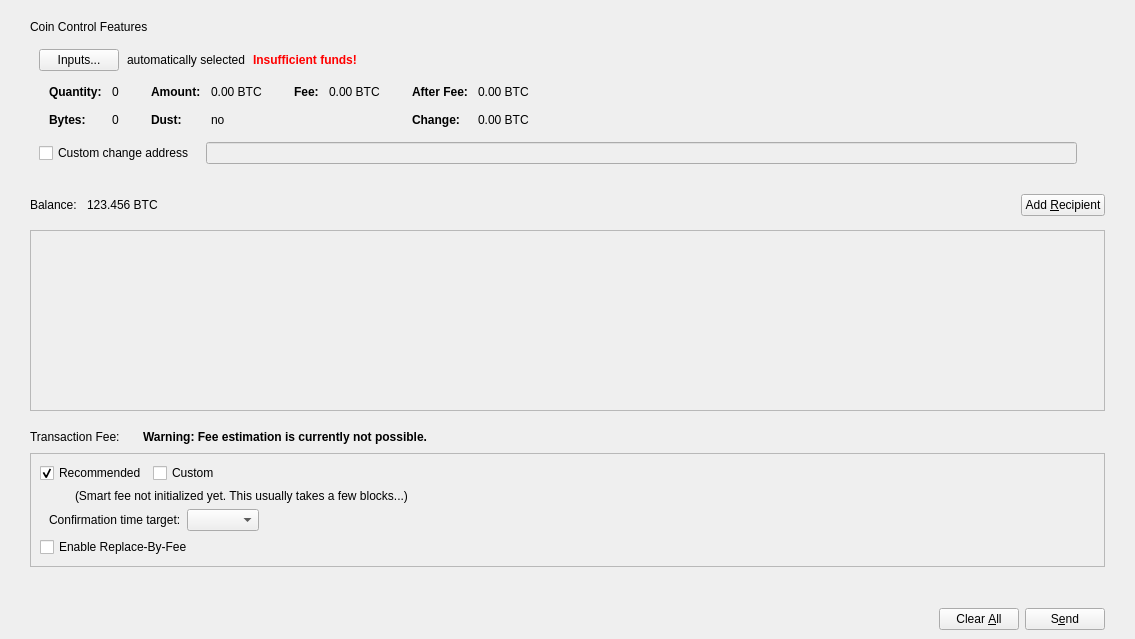
<?xml version="1.0" encoding="UTF-8"?>
<ui version="4.0">
 <class>SendCoinsDialog</class>
 <widget class="QDialog" name="SendCoinsDialog">
  <property name="geometry">
   <rect>
    <x>0</x>
    <y>0</y>
    <width>1135</width>
    <height>639</height>
   </rect>
  </property>
  <property name="windowTitle">
   <string>Send Coins</string>
  </property>
  <layout class="QVBoxLayout" name="verticalLayout_6">
   <property name="leftMargin">
    <number>0</number>
   </property>
   <property name="rightMargin">
    <number>0</number>
   </property>
   <property name="bottomMargin">
    <number>0</number>
   </property>
   <item>
    <layout class="QVBoxLayout" name="verticalLayout_11">
     <property name="leftMargin">
      <number>30</number>
     </property>
     <property name="topMargin">
      <number>9</number>
     </property>
     <property name="rightMargin">
      <number>30</number>
     </property>
     <item>
      <widget class="QWidget" name="coinControlWidget" native="true">
       <layout class="QVBoxLayout" name="verticalLayout_9">
        <property name="leftMargin">
         <number>0</number>
        </property>
        <property name="topMargin">
         <number>0</number>
        </property>
        <property name="rightMargin">
         <number>0</number>
        </property>
        <property name="bottomMargin">
         <number>0</number>
        </property>
        <item>
         <widget class="QLabel" name="label_2">
          <property name="text">
           <string>Coin Control Features</string>
          </property>
         </widget>
        </item>
        <item>
         <widget class="QWidget" name="coinControlContentsWidget" native="true">
          <layout class="QVBoxLayout" name="verticalLayout_8">
           <property name="bottomMargin">
            <number>6</number>
           </property>
           <item>
            <layout class="QVBoxLayout" name="verticalLayoutCoinControl" stretch="0,0,0,1">
             <property name="spacing">
              <number>0</number>
             </property>
             <item>
              <layout class="QHBoxLayout" name="horizontalLayoutCoinControl2" stretch="0,0,0,0">
               <property name="spacing">
                <number>8</number>
               </property>
               <property name="bottomMargin">
                <number>10</number>
               </property>
               <item>
                <widget class="QPushButton" name="pushButtonCoinControl">
                 <property name="styleSheet">
                  <string notr="true"/>
                 </property>
                 <property name="text">
                  <string>Inputs...</string>
                 </property>
                 <property name="autoDefault">
                  <bool>false</bool>
                 </property>
                </widget>
               </item>
               <item>
                <widget class="QLabel" name="labelCoinControlAutomaticallySelected">
                 <property name="text">
                  <string>automatically selected</string>
                 </property>
                 <property name="margin">
                  <number>5</number>
                 </property>
                </widget>
               </item>
               <item>
                <widget class="QLabel" name="labelCoinControlInsuffFunds">
                 <property name="font">
                  <font>
                   <weight>75</weight>
                   <bold>true</bold>
                  </font>
                 </property>
                 <property name="styleSheet">
                  <string notr="true">color:red;font-weight:bold;</string>
                 </property>
                 <property name="text">
                  <string>Insufficient funds!</string>
                 </property>
                 <property name="margin">
                  <number>5</number>
                 </property>
                </widget>
               </item>
               <item>
                <spacer name="horizontalSpacerCoinControl">
                 <property name="orientation">
                  <enum>Qt::Horizontal</enum>
                 </property>
                 <property name="sizeHint" stdset="0">
                  <size>
                   <width>40</width>
                   <height>1</height>
                  </size>
                 </property>
                </spacer>
               </item>
              </layout>
             </item>
             <item>
              <widget class="QWidget" name="widgetCoinControl" native="true">
               <property name="sizePolicy">
                <sizepolicy hsizetype="Preferred" vsizetype="Preferred">
                 <horstretch>0</horstretch>
                 <verstretch>0</verstretch>
                </sizepolicy>
               </property>
               <property name="minimumSize">
                <size>
                 <width>0</width>
                 <height>0</height>
                </size>
               </property>
               <property name="styleSheet">
                <string notr="true"/>
               </property>
               <layout class="QHBoxLayout" name="horizontalLayoutCoinControl5">
                <property name="leftMargin">
                 <number>0</number>
                </property>
                <property name="topMargin">
                 <number>0</number>
                </property>
                <property name="rightMargin">
                 <number>0</number>
                </property>
                <property name="bottomMargin">
                 <number>0</number>
                </property>
                <item>
                 <layout class="QHBoxLayout" name="horizontalLayoutCoinControl3" stretch="0,0,0,1">
                  <property name="spacing">
                   <number>20</number>
                  </property>
                  <property name="topMargin">
                   <number>0</number>
                  </property>
                  <property name="bottomMargin">
                   <number>10</number>
                  </property>
                  <item>
                   <layout class="QFormLayout" name="formLayoutCoinControl1">
                    <property name="horizontalSpacing">
                     <number>10</number>
                    </property>
                    <property name="verticalSpacing">
                     <number>14</number>
                    </property>
                    <property name="leftMargin">
                     <number>10</number>
                    </property>
                    <property name="topMargin">
                     <number>4</number>
                    </property>
                    <property name="rightMargin">
                     <number>6</number>
                    </property>
                    <item row="0" column="0">
                     <widget class="QLabel" name="labelCoinControlQuantityText">
                      <property name="font">
                       <font>
                        <weight>75</weight>
                        <bold>true</bold>
                       </font>
                      </property>
                      <property name="text">
                       <string>Quantity:</string>
                      </property>
                      <property name="margin">
                       <number>0</number>
                      </property>
                     </widget>
                    </item>
                    <item row="0" column="1">
                     <widget class="QLabel" name="labelCoinControlQuantity">
                      <property name="cursor">
                       <cursorShape>IBeamCursor</cursorShape>
                      </property>
                      <property name="contextMenuPolicy">
                       <enum>Qt::ActionsContextMenu</enum>
                      </property>
                      <property name="text">
                       <string notr="true">0</string>
                      </property>
                      <property name="margin">
                       <number>0</number>
                      </property>
                      <property name="textInteractionFlags">
                       <set>Qt::LinksAccessibleByMouse|Qt::TextSelectableByMouse</set>
                      </property>
                     </widget>
                    </item>
                    <item row="1" column="0">
                     <widget class="QLabel" name="labelCoinControlBytesText">
                      <property name="font">
                       <font>
                        <weight>75</weight>
                        <bold>true</bold>
                       </font>
                      </property>
                      <property name="text">
                       <string>Bytes:</string>
                      </property>
                     </widget>
                    </item>
                    <item row="1" column="1">
                     <widget class="QLabel" name="labelCoinControlBytes">
                      <property name="cursor">
                       <cursorShape>IBeamCursor</cursorShape>
                      </property>
                      <property name="contextMenuPolicy">
                       <enum>Qt::ActionsContextMenu</enum>
                      </property>
                      <property name="text">
                       <string notr="true">0</string>
                      </property>
                      <property name="textInteractionFlags">
                       <set>Qt::LinksAccessibleByMouse|Qt::TextSelectableByMouse</set>
                      </property>
                     </widget>
                    </item>
                   </layout>
                  </item>
                  <item>
                   <layout class="QFormLayout" name="formLayoutCoinControl2">
                    <property name="horizontalSpacing">
                     <number>10</number>
                    </property>
                    <property name="verticalSpacing">
                     <number>14</number>
                    </property>
                    <property name="leftMargin">
                     <number>6</number>
                    </property>
                    <property name="topMargin">
                     <number>4</number>
                    </property>
                    <property name="rightMargin">
                     <number>6</number>
                    </property>
                    <item row="0" column="0">
                     <widget class="QLabel" name="labelCoinControlAmountText">
                      <property name="font">
                       <font>
                        <weight>75</weight>
                        <bold>true</bold>
                       </font>
                      </property>
                      <property name="text">
                       <string>Amount:</string>
                      </property>
                      <property name="margin">
                       <number>0</number>
                      </property>
                     </widget>
                    </item>
                    <item row="0" column="1">
                     <widget class="QLabel" name="labelCoinControlAmount">
                      <property name="cursor">
                       <cursorShape>IBeamCursor</cursorShape>
                      </property>
                      <property name="contextMenuPolicy">
                       <enum>Qt::ActionsContextMenu</enum>
                      </property>
                      <property name="text">
                       <string notr="true">0.00 BTC</string>
                      </property>
                      <property name="textInteractionFlags">
                       <set>Qt::LinksAccessibleByMouse|Qt::TextSelectableByMouse</set>
                      </property>
                     </widget>
                    </item>
                    <item row="1" column="0">
                     <widget class="QLabel" name="labelCoinControlLowOutputText">
                      <property name="font">
                       <font>
                        <weight>75</weight>
                        <bold>true</bold>
                       </font>
                      </property>
                      <property name="text">
                       <string>Dust:</string>
                      </property>
                     </widget>
                    </item>
                    <item row="1" column="1">
                     <widget class="QLabel" name="labelCoinControlLowOutput">
                      <property name="cursor">
                       <cursorShape>IBeamCursor</cursorShape>
                      </property>
                      <property name="contextMenuPolicy">
                       <enum>Qt::ActionsContextMenu</enum>
                      </property>
                      <property name="text">
                       <string notr="true">no</string>
                      </property>
                      <property name="textInteractionFlags">
                       <set>Qt::LinksAccessibleByMouse|Qt::TextSelectableByMouse</set>
                      </property>
                     </widget>
                    </item>
                   </layout>
                  </item>
                  <item>
                   <layout class="QFormLayout" name="formLayoutCoinControl3">
                    <property name="horizontalSpacing">
                     <number>10</number>
                    </property>
                    <property name="verticalSpacing">
                     <number>14</number>
                    </property>
                    <property name="leftMargin">
                     <number>6</number>
                    </property>
                    <property name="topMargin">
                     <number>4</number>
                    </property>
                    <property name="rightMargin">
                     <number>6</number>
                    </property>
                    <item row="0" column="0">
                     <widget class="QLabel" name="labelCoinControlFeeText">
                      <property name="font">
                       <font>
                        <weight>75</weight>
                        <bold>true</bold>
                       </font>
                      </property>
                      <property name="text">
                       <string>Fee:</string>
                      </property>
                      <property name="margin">
                       <number>0</number>
                      </property>
                     </widget>
                    </item>
                    <item row="0" column="1">
                     <widget class="QLabel" name="labelCoinControlFee">
                      <property name="cursor">
                       <cursorShape>IBeamCursor</cursorShape>
                      </property>
                      <property name="contextMenuPolicy">
                       <enum>Qt::ActionsContextMenu</enum>
                      </property>
                      <property name="text">
                       <string notr="true">0.00 BTC</string>
                      </property>
                      <property name="textInteractionFlags">
                       <set>Qt::LinksAccessibleByMouse|Qt::TextSelectableByMouse</set>
                      </property>
                     </widget>
                    </item>
                   </layout>
                  </item>
                  <item>
                   <layout class="QFormLayout" name="formLayoutCoinControl4">
                    <property name="horizontalSpacing">
                     <number>10</number>
                    </property>
                    <property name="verticalSpacing">
                     <number>14</number>
                    </property>
                    <property name="leftMargin">
                     <number>6</number>
                    </property>
                    <property name="topMargin">
                     <number>4</number>
                    </property>
                    <property name="rightMargin">
                     <number>6</number>
                    </property>
                    <item row="0" column="0">
                     <widget class="QLabel" name="labelCoinControlAfterFeeText">
                      <property name="font">
                       <font>
                        <weight>75</weight>
                        <bold>true</bold>
                       </font>
                      </property>
                      <property name="text">
                       <string>After Fee:</string>
                      </property>
                      <property name="margin">
                       <number>0</number>
                      </property>
                     </widget>
                    </item>
                    <item row="0" column="1">
                     <widget class="QLabel" name="labelCoinControlAfterFee">
                      <property name="cursor">
                       <cursorShape>IBeamCursor</cursorShape>
                      </property>
                      <property name="contextMenuPolicy">
                       <enum>Qt::ActionsContextMenu</enum>
                      </property>
                      <property name="text">
                       <string notr="true">0.00 BTC</string>
                      </property>
                      <property name="textInteractionFlags">
                       <set>Qt::LinksAccessibleByMouse|Qt::TextSelectableByMouse</set>
                      </property>
                     </widget>
                    </item>
                    <item row="1" column="0">
                     <widget class="QLabel" name="labelCoinControlChangeText">
                      <property name="font">
                       <font>
                        <weight>75</weight>
                        <bold>true</bold>
                       </font>
                      </property>
                      <property name="text">
                       <string>Change:</string>
                      </property>
                     </widget>
                    </item>
                    <item row="1" column="1">
                     <widget class="QLabel" name="labelCoinControlChange">
                      <property name="cursor">
                       <cursorShape>IBeamCursor</cursorShape>
                      </property>
                      <property name="contextMenuPolicy">
                       <enum>Qt::ActionsContextMenu</enum>
                      </property>
                      <property name="text">
                       <string notr="true">0.00 BTC</string>
                      </property>
                      <property name="textInteractionFlags">
                       <set>Qt::LinksAccessibleByMouse|Qt::TextSelectableByMouse</set>
                      </property>
                     </widget>
                    </item>
                   </layout>
                  </item>
                 </layout>
                </item>
               </layout>
              </widget>
             </item>
             <item>
              <layout class="QHBoxLayout" name="horizontalLayoutCoinControl4" stretch="0,0,0">
               <property name="spacing">
                <number>12</number>
               </property>
               <property name="sizeConstraint">
                <enum>QLayout::SetDefaultConstraint</enum>
               </property>
               <property name="topMargin">
                <number>5</number>
               </property>
               <property name="rightMargin">
                <number>0</number>
               </property>
               <item>
                <widget class="QCheckBox" name="checkBoxCoinControlChange">
                 <property name="toolTip">
                  <string>If this is activated, but the change address is empty or invalid, change will be sent to a newly generated address.</string>
                 </property>
                 <property name="text">
                  <string>Custom change address</string>
                 </property>
                </widget>
               </item>
               <item>
                <widget class="QValidatedLineEdit" name="lineEditCoinControlChange">
                 <property name="enabled">
                  <bool>false</bool>
                 </property>
                 <property name="sizePolicy">
                  <sizepolicy hsizetype="Expanding" vsizetype="Fixed">
                   <horstretch>0</horstretch>
                   <verstretch>0</verstretch>
                  </sizepolicy>
                 </property>
                </widget>
               </item>
               <item>
                <widget class="QLabel" name="labelCoinControlChangeLabel">
                 <property name="sizePolicy">
                  <sizepolicy hsizetype="Preferred" vsizetype="Expanding">
                   <horstretch>0</horstretch>
                   <verstretch>0</verstretch>
                  </sizepolicy>
                 </property>
                 <property name="minimumSize">
                  <size>
                   <width>0</width>
                   <height>0</height>
                  </size>
                 </property>
                 <property name="text">
                  <string/>
                 </property>
                 <property name="margin">
                  <number>3</number>
                 </property>
                </widget>
               </item>
              </layout>
             </item>
             <item>
              <spacer name="verticalSpacerCoinControl">
               <property name="orientation">
                <enum>Qt::Vertical</enum>
               </property>
               <property name="sizeHint" stdset="0">
                <size>
                 <width>800</width>
                 <height>1</height>
                </size>
               </property>
              </spacer>
             </item>
            </layout>
           </item>
          </layout>
         </widget>
        </item>
       </layout>
      </widget>
     </item>
    </layout>
   </item>
   <item>
    <widget class="QWidget" name="widgetRecipients" native="true">
     <property name="sizePolicy">
      <sizepolicy hsizetype="Preferred" vsizetype="Preferred">
       <horstretch>0</horstretch>
       <verstretch>1</verstretch>
      </sizepolicy>
     </property>
     <layout class="QVBoxLayout" name="verticalLayout_7">
      <property name="spacing">
       <number>0</number>
      </property>
      <property name="leftMargin">
       <number>30</number>
      </property>
      <property name="topMargin">
       <number>0</number>
      </property>
      <property name="rightMargin">
       <number>30</number>
      </property>
      <property name="bottomMargin">
       <number>0</number>
      </property>
      <item>
       <layout class="QHBoxLayout" name="horizontalLayout_4">
        <property name="topMargin">
         <number>3</number>
        </property>
        <property name="rightMargin">
         <number>0</number>
        </property>
        <property name="bottomMargin">
         <number>0</number>
        </property>
        <item>
         <widget class="QLabel" name="label">
          <property name="sizePolicy">
           <sizepolicy hsizetype="Preferred" vsizetype="Preferred">
            <horstretch>0</horstretch>
            <verstretch>0</verstretch>
           </sizepolicy>
          </property>
          <property name="minimumSize">
           <size>
            <width>20</width>
            <height>50</height>
           </size>
          </property>
          <property name="text">
           <string>Balance:</string>
          </property>
         </widget>
        </item>
        <item>
         <spacer name="horizontalSpacer_8">
          <property name="orientation">
           <enum>Qt::Horizontal</enum>
          </property>
          <property name="sizeType">
           <enum>QSizePolicy::Fixed</enum>
          </property>
          <property name="sizeHint" stdset="0">
           <size>
            <width>10</width>
            <height>20</height>
           </size>
          </property>
         </spacer>
        </item>
        <item>
         <widget class="QLabel" name="labelBalance">
          <property name="sizePolicy">
           <sizepolicy hsizetype="Preferred" vsizetype="Preferred">
            <horstretch>0</horstretch>
            <verstretch>0</verstretch>
           </sizepolicy>
          </property>
          <property name="minimumSize">
           <size>
            <width>20</width>
            <height>50</height>
           </size>
          </property>
          <property name="cursor">
           <cursorShape>IBeamCursor</cursorShape>
          </property>
          <property name="text">
           <string notr="true">123.456 BTC</string>
          </property>
          <property name="textInteractionFlags">
           <set>Qt::LinksAccessibleByMouse|Qt::TextSelectableByMouse</set>
          </property>
         </widget>
        </item>
        <item>
         <spacer name="horizontalSpacer_7">
          <property name="orientation">
           <enum>Qt::Horizontal</enum>
          </property>
          <property name="sizeHint" stdset="0">
           <size>
            <width>40</width>
            <height>20</height>
           </size>
          </property>
         </spacer>
        </item>
        <item>
         <widget class="BITCOIN2PushButton" name="addButton">
          <property name="toolTip">
           <string>Send to multiple recipients at once</string>
          </property>
          <property name="text">
           <string>Add &amp;Recipient</string>
          </property>
          <property name="icon">
           <iconset resource="../bitcoin.qrc">
            <normaloff>:/icons/add_recipient</normaloff>:/icons/add_recipient</iconset>
          </property>
          <property name="autoDefault">
           <bool>false</bool>
          </property>
         </widget>
        </item>
       </layout>
      </item>
      <item>
       <widget class="QScrollArea" name="scrollArea">
        <property name="widgetResizable">
         <bool>true</bool>
        </property>
        <widget class="QWidget" name="scrollAreaWidgetContents">
         <property name="geometry">
          <rect>
           <x>0</x>
           <y>0</y>
           <width>1073</width>
           <height>72</height>
          </rect>
         </property>
         <layout class="QVBoxLayout" name="verticalLayout_2" stretch="0,1">
          <property name="leftMargin">
           <number>0</number>
          </property>
          <property name="topMargin">
           <number>0</number>
          </property>
          <property name="rightMargin">
           <number>0</number>
          </property>
          <property name="bottomMargin">
           <number>0</number>
          </property>
          <item>
           <layout class="QVBoxLayout" name="entries">
            <property name="spacing">
             <number>6</number>
            </property>
           </layout>
          </item>
          <item>
           <spacer name="verticalSpacer">
            <property name="orientation">
             <enum>Qt::Vertical</enum>
            </property>
            <property name="sizeHint" stdset="0">
             <size>
              <width>20</width>
              <height>0</height>
             </size>
            </property>
           </spacer>
          </item>
         </layout>
        </widget>
       </widget>
      </item>
     </layout>
    </widget>
   </item>
   <item>
    <spacer name="verticalSpacer_2">
     <property name="orientation">
      <enum>Qt::Vertical</enum>
     </property>
     <property name="sizeType">
      <enum>QSizePolicy::Fixed</enum>
     </property>
     <property name="sizeHint" stdset="0">
      <size>
       <width>20</width>
       <height>10</height>
      </size>
     </property>
    </spacer>
   </item>
   <item>
    <layout class="QVBoxLayout" name="verticalLayout_10">
     <property name="leftMargin">
      <number>30</number>
     </property>
     <property name="rightMargin">
      <number>30</number>
     </property>
     <property name="bottomMargin">
      <number>20</number>
     </property>
     <item>
      <layout class="QHBoxLayout" name="horizontalLayoutFee1">
       <property name="bottomMargin">
        <number>0</number>
       </property>
       <item>
        <layout class="QVBoxLayout" name="verticalLayoutFee7">
         <property name="spacing">
          <number>0</number>
         </property>
         <item>
          <layout class="QHBoxLayout" name="horizontalLayoutSmartFee">
           <property name="spacing">
            <number>10</number>
           </property>
           <item>
            <widget class="QLabel" name="labelFeeHeadline">
             <property name="sizePolicy">
              <sizepolicy hsizetype="Preferred" vsizetype="Maximum">
               <horstretch>0</horstretch>
               <verstretch>0</verstretch>
              </sizepolicy>
             </property>
             <property name="font">
              <font>
               <weight>50</weight>
               <bold>false</bold>
              </font>
             </property>
             <property name="text">
              <string>Transaction Fee:</string>
             </property>
            </widget>
           </item>
           <item>
            <widget class="QLabel" name="labelFeeMinimized">
             <property name="text">
              <string/>
             </property>
            </widget>
           </item>
          </layout>
         </item>
        </layout>
       </item>
       <item>
        <widget class="QLabel" name="fallbackFeeWarningLabel">
         <property name="font">
          <font>
           <weight>75</weight>
           <bold>true</bold>
          </font>
         </property>
         <property name="toolTip">
          <string>Using the fallbackfee can result in sending a transaction that will take several hours or days (or never) to confirm. Consider choosing your fee manually or wait until you have validated the complete chain.</string>
         </property>
         <property name="text">
          <string>Warning: Fee estimation is currently not possible.</string>
         </property>
         <property name="wordWrap">
          <bool>false</bool>
         </property>
        </widget>
       </item>
       <item>
        <spacer name="horizontalSpacer_4">
         <property name="orientation">
          <enum>Qt::Horizontal</enum>
         </property>
         <property name="sizeType">
          <enum>QSizePolicy::MinimumExpanding</enum>
         </property>
         <property name="sizeHint" stdset="0">
          <size>
           <width>40</width>
           <height>20</height>
          </size>
         </property>
        </spacer>
       </item>
      </layout>
     </item>
     <item>
      <widget class="QFrame" name="frameFee">
       <property name="sizePolicy">
        <sizepolicy hsizetype="Expanding" vsizetype="Expanding">
         <horstretch>0</horstretch>
         <verstretch>0</verstretch>
        </sizepolicy>
       </property>
       <property name="maximumSize">
        <size>
         <width>16777215</width>
         <height>16777215</height>
        </size>
       </property>
       <property name="frameShape">
        <enum>QFrame::StyledPanel</enum>
       </property>
       <property name="frameShadow">
        <enum>QFrame::Sunken</enum>
       </property>
       <layout class="QVBoxLayout" name="verticalLayout_5">
        <item>
         <layout class="QHBoxLayout" name="horizontalLayout_3">
          <item>
           <widget class="QCheckBox" name="radioSmartFee">
            <property name="text">
             <string>Recommended</string>
            </property>
            <property name="checked">
             <bool>true</bool>
            </property>
            <attribute name="buttonGroup">
             <string notr="true">groupFee</string>
            </attribute>
           </widget>
          </item>
          <item>
           <widget class="QCheckBox" name="radioCustomFee">
            <property name="text">
             <string>Custom</string>
            </property>
            <attribute name="buttonGroup">
             <string notr="true">groupFee</string>
            </attribute>
           </widget>
          </item>
          <item>
           <spacer name="horizontalSpacer_3">
            <property name="orientation">
             <enum>Qt::Horizontal</enum>
            </property>
            <property name="sizeHint" stdset="0">
             <size>
              <width>40</width>
              <height>20</height>
             </size>
            </property>
           </spacer>
          </item>
         </layout>
        </item>
        <item>
         <widget class="QFrame" name="frameFeeSelection">
          <layout class="QVBoxLayout" name="verticalLayout_4">
           <property name="leftMargin">
            <number>9</number>
           </property>
           <property name="topMargin">
            <number>0</number>
           </property>
           <property name="rightMargin">
            <number>0</number>
           </property>
           <property name="bottomMargin">
            <number>0</number>
           </property>
           <item>
            <widget class="QStackedWidget" name="stackedFeeTypes">
             <property name="currentIndex">
              <number>0</number>
             </property>
             <widget class="QWidget" name="page">
              <layout class="QVBoxLayout" name="verticalLayout_3">
               <property name="leftMargin">
                <number>0</number>
               </property>
               <property name="topMargin">
                <number>0</number>
               </property>
               <property name="rightMargin">
                <number>0</number>
               </property>
               <property name="bottomMargin">
                <number>0</number>
               </property>
               <item>
                <layout class="QHBoxLayout" name="horizontalLayoutFee12">
                 <item>
                  <widget class="QLabel" name="labelSmartFee">
                   <property name="text">
                    <string/>
                   </property>
                   <property name="margin">
                    <number>2</number>
                   </property>
                  </widget>
                 </item>
                 <item>
                  <widget class="QLabel" name="labelFeeEstimation">
                   <property name="text">
                    <string/>
                   </property>
                  </widget>
                 </item>
                 <item>
                  <widget class="QLabel" name="labelSmartFee2">
                   <property name="text">
                    <string>(Smart fee not initialized yet. This usually takes a few blocks...)</string>
                   </property>
                   <property name="margin">
                    <number>2</number>
                   </property>
                  </widget>
                 </item>
                 <item>
                  <spacer name="horizontalSpacer_5">
                   <property name="orientation">
                    <enum>Qt::Horizontal</enum>
                   </property>
                   <property name="sizeHint" stdset="0">
                    <size>
                     <width>1</width>
                     <height>1</height>
                    </size>
                   </property>
                  </spacer>
                 </item>
                </layout>
               </item>
               <item>
                <layout class="QHBoxLayout" name="horizontalLayoutFee9">
                 <item>
                  <layout class="QVBoxLayout" name="verticalLayoutFee6">
                   <item>
                    <widget class="QLabel" name="labelSmartFee3">
                     <property name="text">
                      <string>Confirmation time target:</string>
                     </property>
                     <property name="margin">
                      <number>2</number>
                     </property>
                    </widget>
                   </item>
                  </layout>
                 </item>
                 <item>
                  <layout class="QVBoxLayout" name="verticalLayoutFee5">
                   <property name="rightMargin">
                    <number>30</number>
                   </property>
                   <item>
                    <layout class="QHBoxLayout" name="horizontalLayoutConfTarget">
                     <property name="bottomMargin">
                      <number>0</number>
                     </property>
                     <item>
                      <widget class="QComboBox" name="confTargetSelector"/>
                     </item>
                     <item>
                      <spacer name="horizontalSpacerConfTarget">
                       <property name="orientation">
                        <enum>Qt::Horizontal</enum>
                       </property>
                       <property name="sizeHint" stdset="0">
                        <size>
                         <width>40</width>
                         <height>20</height>
                        </size>
                       </property>
                      </spacer>
                     </item>
                    </layout>
                   </item>
                  </layout>
                 </item>
                </layout>
               </item>
              </layout>
             </widget>
             <widget class="QWidget" name="page_2">
              <layout class="QVBoxLayout" name="verticalLayout">
               <property name="leftMargin">
                <number>0</number>
               </property>
               <property name="topMargin">
                <number>0</number>
               </property>
               <property name="rightMargin">
                <number>0</number>
               </property>
               <property name="bottomMargin">
                <number>0</number>
               </property>
               <item>
                <layout class="QHBoxLayout" name="horizontalLayoutFee13">
                 <item>
                  <widget class="QLabel" name="labelCustomPerKilobyte">
                   <property name="toolTip">
                    <string>If the custom fee is set to 1000 satoshis and the transaction is only 250 bytes, then &quot;per kilobyte&quot; only pays 250 satoshis in fee, while &quot;total at least&quot; pays 1000 satoshis. For transactions bigger than a kilobyte both pay by kilobyte.</string>
                   </property>
                   <property name="text">
                    <string>per kilobyte</string>
                   </property>
                  </widget>
                 </item>
                 <item>
                  <widget class="BitcoinAmountField" name="customFee"/>
                 </item>
                 <item>
                  <spacer name="horizontalSpacer_6">
                   <property name="orientation">
                    <enum>Qt::Horizontal</enum>
                   </property>
                   <property name="sizeHint" stdset="0">
                    <size>
                     <width>1</width>
                     <height>1</height>
                    </size>
                   </property>
                  </spacer>
                 </item>
                </layout>
               </item>
               <item>
                <layout class="QHBoxLayout" name="horizontalLayoutFee8">
                 <item>
                  <widget class="QLabel" name="labelCustomFeeWarning">
                   <property name="enabled">
                    <bool>true</bool>
                   </property>
                   <property name="toolTip">
                    <string>When there is less transaction volume than space in the blocks, miners as well as relaying nodes may enforce a minimum fee. Paying only this minimum fee is just fine, but be aware that this can result in a never confirming transaction once there is more demand for bitcoin transactions than the network can process.</string>
                   </property>
                   <property name="text">
                    <string>A too low fee might result in a never confirming transaction (read the tooltip)</string>
                   </property>
                  </widget>
                 </item>
                 <item>
                  <spacer name="horizontalSpacer_2">
                   <property name="orientation">
                    <enum>Qt::Horizontal</enum>
                   </property>
                   <property name="sizeHint" stdset="0">
                    <size>
                     <width>1</width>
                     <height>1</height>
                    </size>
                   </property>
                  </spacer>
                 </item>
                </layout>
               </item>
              </layout>
             </widget>
            </widget>
           </item>
          </layout>
         </widget>
        </item>
        <item>
         <widget class="QCheckBox" name="optInRBF">
          <property name="toolTip">
           <string>With Replace-By-Fee (BIP-125) you can increase a transaction's fee after it is sent. Without this, a higher fee may be recommended to compensate for increased transaction delay risk.</string>
          </property>
          <property name="text">
           <string>Enable Replace-By-Fee</string>
          </property>
         </widget>
        </item>
       </layout>
      </widget>
     </item>
    </layout>
   </item>
   <item>
    <widget class="QWidget" name="buttonsContainerWhite" native="true">
     <layout class="QHBoxLayout" name="horizontalLayout_2">
      <property name="leftMargin">
       <number>30</number>
      </property>
      <property name="topMargin">
       <number>15</number>
      </property>
      <property name="rightMargin">
       <number>30</number>
      </property>
      <item>
       <spacer name="horizontalSpacer">
        <property name="orientation">
         <enum>Qt::Horizontal</enum>
        </property>
        <property name="sizeHint" stdset="0">
         <size>
          <width>40</width>
          <height>20</height>
         </size>
        </property>
       </spacer>
      </item>
      <item>
       <widget class="QPushButton" name="clearButton">
        <property name="sizePolicy">
         <sizepolicy hsizetype="Minimum" vsizetype="Fixed">
          <horstretch>0</horstretch>
          <verstretch>0</verstretch>
         </sizepolicy>
        </property>
        <property name="toolTip">
         <string>Clear all fields of the form.</string>
        </property>
        <property name="text">
         <string>Clear &amp;All</string>
        </property>
        <property name="autoDefault">
         <bool>false</bool>
        </property>
       </widget>
      </item>
      <item>
       <widget class="QPushButton" name="sendButton">
        <property name="toolTip">
         <string>Confirm the send action</string>
        </property>
        <property name="text">
         <string>S&amp;end</string>
        </property>
        <property name="autoDefault">
         <bool>false</bool>
        </property>
        <property name="default">
         <bool>false</bool>
        </property>
       </widget>
      </item>
     </layout>
    </widget>
   </item>
  </layout>
 </widget>
 <customwidgets>
  <customwidget>
   <class>QValidatedLineEdit</class>
   <extends>QLineEdit</extends>
   <header>qt/qvalidatedlineedit.h</header>
  </customwidget>
  <customwidget>
   <class>BitcoinAmountField</class>
   <extends>QLineEdit</extends>
   <header>qt/bitcoinamountfield.h</header>
   <container>1</container>
  </customwidget>
  <customwidget>
   <class>BITCOIN2PushButton</class>
   <extends>QPushButton</extends>
   <header>qt/bitcoin2pushbutton.h</header>
  </customwidget>
 </customwidgets>
 <resources>
  <include location="../bitcoin.qrc"/>
 </resources>
 <connections/>
 <buttongroups>
  <buttongroup name="groupFee"/>
 </buttongroups>
</ui>
